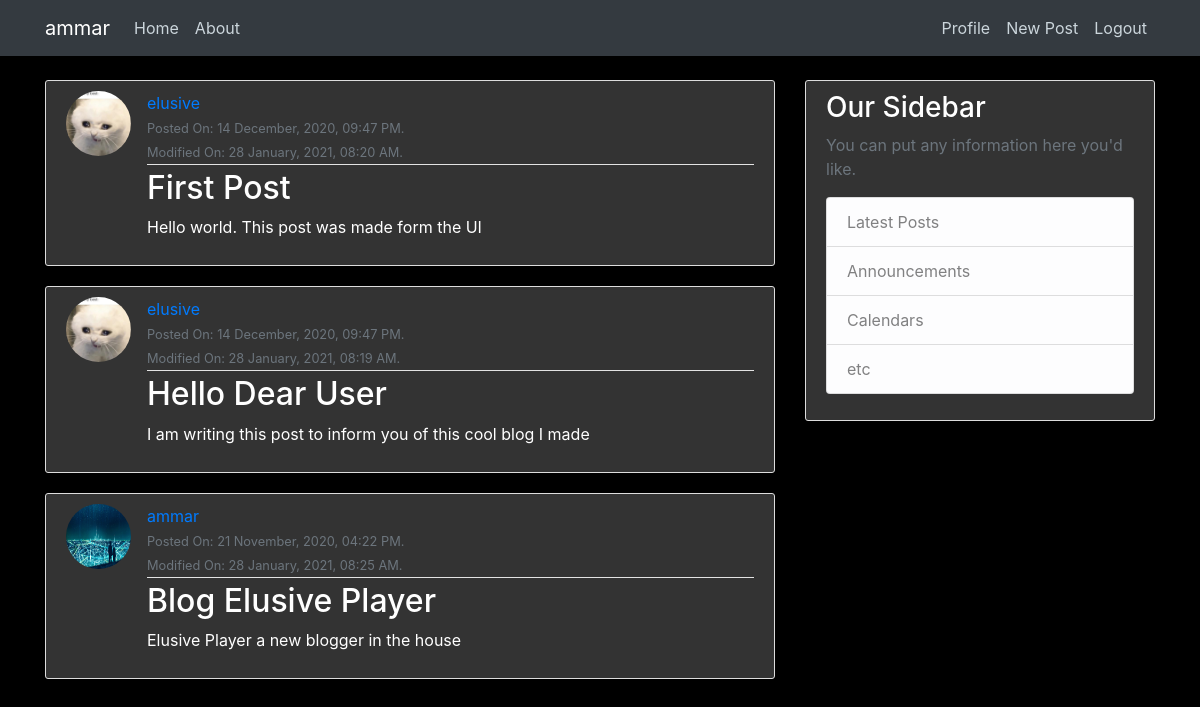
Screenshot of / (signed in) with the database file from the repository.
### blog/models.py (models this page shows, shortened)
class Post(models.Model):
    title = models.CharField(max_length = 100)
    content = models.TextField()
    date_posted = models.DateTimeField(default=timezone.now)
    last_modified = models.DateTimeField(auto_now=True)
    author = models.ForeignKey(User, on_delete=models.CASCADE)

### users/models.py (models this page shows, shortened)
class Profile(models.Model):
    user = models.OneToOneField(User, on_delete=models.CASCADE)
    img = models.ImageField(default='default.jpg', upload_to='profile_pics')

### blog/views.py (the view)
# urls.py: path('', PostListView.as_view(), name='blog-home'), #Looking for app/model_viewtype.html
class PostListView(ListView):
    model = Post
    template_name = 'blog/home.html' #changes what it looks for
    context_object_name = 'posts'
    ordering = ['-date_posted']

### blog/templates/blog/home.html
{% extends 'blog/base.html' %}
{% block content %}
    {% for post in posts %}
        <article class="media content-section">
            <img class="rounded-circle article-img" src="{{ post.author.profile.img.url }}">
            <div class="media-body">
                <div class="article-metadata">
                <a class="mr-2" href="#">{{ post.author }}</a>
                <br>
                <small class="text-muted">Posted On: {{ post.date_posted|date:"d F, Y, h:i A." }}</small>
                <br>
                <small class="text-muted">Modified On: {{ post.last_modified|date:"d F, Y, h:i A." }}</small>
                </div>
                <h2><a class="article-title" href="{% url 'post-detail' post.id %}">{{ post.title }}</a></h2>
                <p class="article-content">{{ post.content }}</p>
            </div>
      </article>
    {% endfor %}
{% endblock content %}

### blog/templates/blog/base.html (shortened to what this page needs)
{% load static %}
<!doctype html>
<html lang="en">
<head>
    <link rel="stylesheet" href="https://maxcdn.bootstrapcdn.com/bootstrap/4.0.0/css/bootstrap.min.css">
    <link rel="stylesheet" type="text/css" href="{% static 'blog/main.css' %}">
</head>
    <body>
        <header class="site-header">
            <nav class="navbar navbar-expand-md navbar-dark bg-dark fixed-top">
            <div class="container">
              {% if user.is_authenticated %}
                <a class="navbar-brand" href="{% url 'blog-home' %}">
                  {{ user.username }}
                </a>
              {% else %}
                <a class="navbar-brand" href="{% url 'blog-home' %}">Elusive's Blog</a>
              {% endif %}
                <div class="collapse navbar-collapse" id="navbarToggle">
                <div class="navbar-nav mr-auto">
                    <a class="nav-item nav-link" href="{% url 'blog-home' %}">Home</a>
                    <a class="nav-item nav-link" href="{% url 'blog-about' %}">About</a>
                </div>
                <div class="navbar-nav">
                  {% if user.is_authenticated %}
                    <a class="nav-item nav-link" href="{% url 'profile' %}">Profile</a>
                    <a class="nav-item nav-link" href="{% url 'post-create' %}">New Post</a>
                    <a class="nav-item nav-link" href="{% url 'logout' %}">Logout</a>
                  {% else %}
                    <a class="nav-item nav-link" href="{% url 'login' %}">Login</a>
                    <a class="nav-item nav-link" href="{% url 'register' %}">Register</a>
                  {% endif %}
                </div>
                </div>
            </div>
            </nav>
        </header>
        <main role="main" class="container">
            <div class="row">
              <div class="col-md-8">
              {% block content %}{% endblock %}
              </div>
              <div class="col-md-4">
                <div class="content-section">
                  <h3>Our Sidebar</h3>
                  <p class='text-muted'>You can put any information here you'd like.
                    <ul class="list-group">
                      <li class="list-group-item list-group-item-light">Latest Posts</li>
                      <li class="list-group-item list-group-item-light">Announcements</li>
                      <li class="list-group-item list-group-item-light">Calendars</li>
                      <li class="list-group-item list-group-item-light">etc</li>
                    </ul>
                  </p>
                </div>
              </div>
            </div>
        </main>
    </body>
</html>

### blog/static/blog/main.css (style rules this page uses)
body { background: #000000; color: #ffffff; margin-top: 5rem; }
h1, h2, h3, h4, h5, h6 { color: #ffffff; }
ul { margin: 0; }
.site-header .navbar-nav .nav-link { color: #cbd5db; }
.content-section { color: #ffffff; background: #333333; padding: 10px 20px; border: 1px solid #dddddd; border-radius: 3px; margin-bottom: 20px; }
.article-title { color: #ffffff; }
.article-content { white-space: pre-line; }
.article-img { height: 65px; width: 65px; margin-right: 16px; }
.article-metadata { padding-bottom: 1px; margin-bottom: 4px; border-bottom: 1px solid #e3e3e3 }

### rows the page displays
Post: author.profile.img (picture), author "elusive", date_posted "14 December, 2020, 09:47 PM.", last_modified "28 January, 2021, 08:20 AM.", title "First Post", content "Hello world. This post was made form the UI"
Post: author.profile.img (picture), author "elusive", date_posted "14 December, 2020, 09:47 PM.", last_modified "28 January, 2021, 08:19 AM.", title "Hello Dear User", content "I am writing this post to inform you of this cool blog I made"
Post: author.profile.img (picture), author "ammar", date_posted "21 November, 2020, 04:22 PM.", last_modified "28 January, 2021, 08:25 AM.", title "Blog Elusive Player", content "Elusive Player a new blogger in the house"

### other values shown
{{ user.username }} "ammar"
